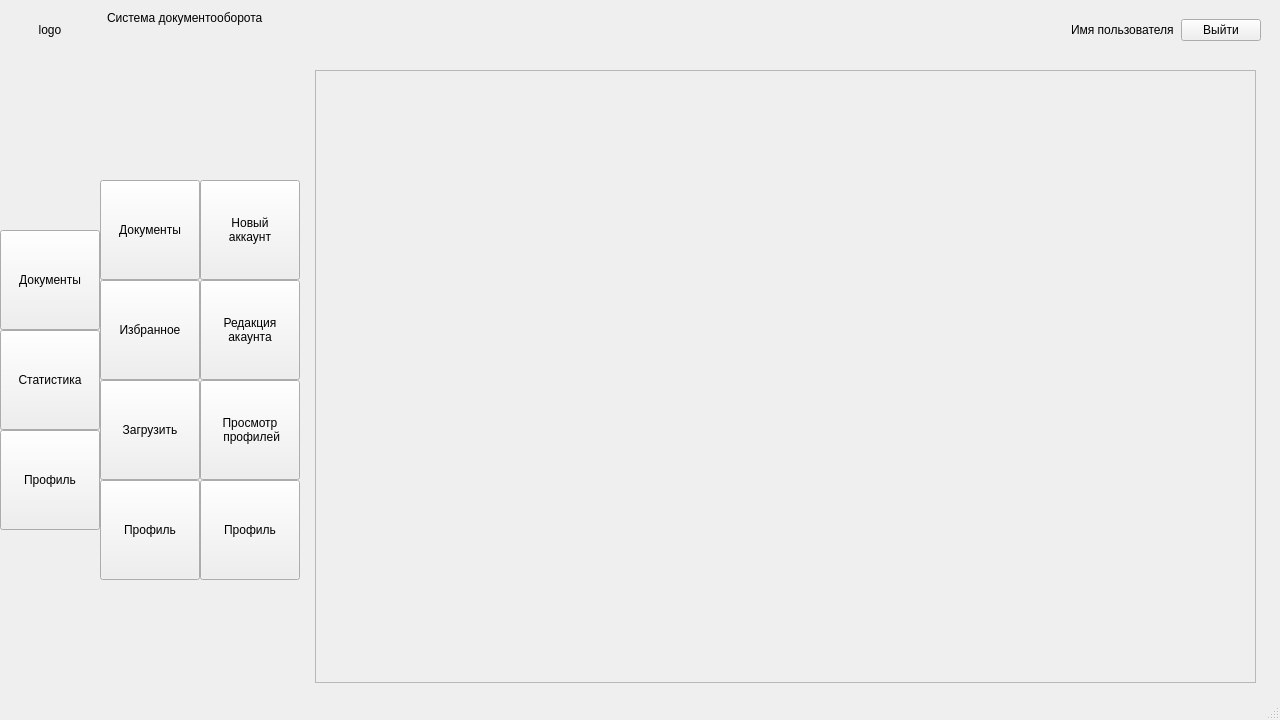
<?xml version="1.0" encoding="UTF-8"?>
<ui version="4.0">
 <class>MainWindow</class>
 <widget class="QMainWindow" name="MainWindow">
  <property name="geometry">
   <rect>
    <x>0</x>
    <y>0</y>
    <width>1280</width>
    <height>720</height>
   </rect>
  </property>
  <property name="windowTitle">
   <string>MainWindow</string>
  </property>
  <widget class="QWidget" name="centralwidget">
   <layout class="QVBoxLayout" name="verticalLayout">
    <property name="leftMargin">
     <number>0</number>
    </property>
    <property name="topMargin">
     <number>0</number>
    </property>
    <property name="bottomMargin">
     <number>0</number>
    </property>
    <item>
     <layout class="QHBoxLayout" name="lay_topMenu">
      <property name="spacing">
       <number>7</number>
      </property>
      <property name="leftMargin">
       <number>25</number>
      </property>
      <property name="topMargin">
       <number>5</number>
      </property>
      <property name="rightMargin">
       <number>10</number>
      </property>
      <property name="bottomMargin">
       <number>0</number>
      </property>
      <item>
       <widget class="QLabel" name="l_logo">
        <property name="sizePolicy">
         <sizepolicy hsizetype="Minimum" vsizetype="Minimum">
          <horstretch>0</horstretch>
          <verstretch>0</verstretch>
         </sizepolicy>
        </property>
        <property name="minimumSize">
         <size>
          <width>50</width>
          <height>50</height>
         </size>
        </property>
        <property name="text">
         <string>logo</string>
        </property>
        <property name="scaledContents">
         <bool>true</bool>
        </property>
        <property name="alignment">
         <set>Qt::AlignCenter</set>
        </property>
       </widget>
      </item>
      <item>
       <layout class="QVBoxLayout" name="lay_topMenuExtra">
        <property name="spacing">
         <number>0</number>
        </property>
        <property name="leftMargin">
         <number>25</number>
        </property>
        <item>
         <widget class="QLabel" name="l_sysName">
          <property name="text">
           <string>Система документооборота</string>
          </property>
         </widget>
        </item>
        <item>
         <widget class="QLabel" name="l_path">
          <property name="minimumSize">
           <size>
            <width>0</width>
            <height>22</height>
           </size>
          </property>
          <property name="text">
           <string/>
          </property>
         </widget>
        </item>
       </layout>
      </item>
      <item>
       <spacer name="spacer_top">
        <property name="orientation">
         <enum>Qt::Horizontal</enum>
        </property>
        <property name="sizeHint" stdset="0">
         <size>
          <width>40</width>
          <height>20</height>
         </size>
        </property>
       </spacer>
      </item>
      <item>
       <widget class="QLabel" name="l_userName">
        <property name="text">
         <string>Имя пользователя</string>
        </property>
       </widget>
      </item>
      <item>
       <widget class="QPushButton" name="b_quit">
        <property name="text">
         <string>Выйти</string>
        </property>
       </widget>
      </item>
     </layout>
    </item>
    <item>
     <layout class="QHBoxLayout" name="horizontalLayout_2">
      <property name="spacing">
       <number>0</number>
      </property>
      <item>
       <layout class="QVBoxLayout" name="lay_leftMenuModerator">
        <property name="spacing">
         <number>0</number>
        </property>
        <property name="rightMargin">
         <number>0</number>
        </property>
        <item>
         <spacer name="spacer_left_top_moder">
          <property name="orientation">
           <enum>Qt::Vertical</enum>
          </property>
          <property name="sizeHint" stdset="0">
           <size>
            <width>20</width>
            <height>40</height>
           </size>
          </property>
         </spacer>
        </item>
        <item>
         <widget class="QToolButton" name="b_docsInfoEdit">
          <property name="sizePolicy">
           <sizepolicy hsizetype="Minimum" vsizetype="Minimum">
            <horstretch>0</horstretch>
            <verstretch>0</verstretch>
           </sizepolicy>
          </property>
          <property name="minimumSize">
           <size>
            <width>100</width>
            <height>100</height>
           </size>
          </property>
          <property name="text">
           <string>Документы</string>
          </property>
          <property name="checkable">
           <bool>true</bool>
          </property>
         </widget>
        </item>
        <item>
         <widget class="QToolButton" name="b_statistics">
          <property name="sizePolicy">
           <sizepolicy hsizetype="Minimum" vsizetype="Minimum">
            <horstretch>0</horstretch>
            <verstretch>0</verstretch>
           </sizepolicy>
          </property>
          <property name="minimumSize">
           <size>
            <width>100</width>
            <height>100</height>
           </size>
          </property>
          <property name="text">
           <string>Статистика</string>
          </property>
          <property name="checkable">
           <bool>true</bool>
          </property>
         </widget>
        </item>
        <item>
         <widget class="QToolButton" name="b_profileModer">
          <property name="sizePolicy">
           <sizepolicy hsizetype="Minimum" vsizetype="Minimum">
            <horstretch>0</horstretch>
            <verstretch>0</verstretch>
           </sizepolicy>
          </property>
          <property name="minimumSize">
           <size>
            <width>100</width>
            <height>100</height>
           </size>
          </property>
          <property name="text">
           <string>Профиль</string>
          </property>
          <property name="checkable">
           <bool>true</bool>
          </property>
         </widget>
        </item>
        <item>
         <spacer name="spacer_left_down_moder">
          <property name="orientation">
           <enum>Qt::Vertical</enum>
          </property>
          <property name="sizeHint" stdset="0">
           <size>
            <width>20</width>
            <height>40</height>
           </size>
          </property>
         </spacer>
        </item>
       </layout>
      </item>
      <item>
       <layout class="QVBoxLayout" name="lay_leftMenuUser">
        <property name="spacing">
         <number>0</number>
        </property>
        <property name="sizeConstraint">
         <enum>QLayout::SetFixedSize</enum>
        </property>
        <item>
         <spacer name="spacer_left_top_user">
          <property name="orientation">
           <enum>Qt::Vertical</enum>
          </property>
          <property name="sizeHint" stdset="0">
           <size>
            <width>0</width>
            <height>40</height>
           </size>
          </property>
         </spacer>
        </item>
        <item>
         <widget class="QToolButton" name="b_docs">
          <property name="sizePolicy">
           <sizepolicy hsizetype="Minimum" vsizetype="Minimum">
            <horstretch>0</horstretch>
            <verstretch>0</verstretch>
           </sizepolicy>
          </property>
          <property name="minimumSize">
           <size>
            <width>100</width>
            <height>100</height>
           </size>
          </property>
          <property name="text">
           <string>Документы</string>
          </property>
          <property name="checkable">
           <bool>true</bool>
          </property>
          <property name="checked">
           <bool>false</bool>
          </property>
          <property name="autoExclusive">
           <bool>false</bool>
          </property>
         </widget>
        </item>
        <item>
         <widget class="QToolButton" name="b_favourites">
          <property name="sizePolicy">
           <sizepolicy hsizetype="Minimum" vsizetype="Minimum">
            <horstretch>0</horstretch>
            <verstretch>0</verstretch>
           </sizepolicy>
          </property>
          <property name="minimumSize">
           <size>
            <width>100</width>
            <height>100</height>
           </size>
          </property>
          <property name="text">
           <string>Избранное</string>
          </property>
          <property name="checkable">
           <bool>true</bool>
          </property>
          <property name="checked">
           <bool>false</bool>
          </property>
          <property name="autoExclusive">
           <bool>false</bool>
          </property>
         </widget>
        </item>
        <item>
         <widget class="QToolButton" name="b_upload">
          <property name="sizePolicy">
           <sizepolicy hsizetype="Minimum" vsizetype="Minimum">
            <horstretch>0</horstretch>
            <verstretch>0</verstretch>
           </sizepolicy>
          </property>
          <property name="minimumSize">
           <size>
            <width>100</width>
            <height>100</height>
           </size>
          </property>
          <property name="text">
           <string>Загрузить</string>
          </property>
          <property name="checkable">
           <bool>true</bool>
          </property>
          <property name="autoExclusive">
           <bool>false</bool>
          </property>
         </widget>
        </item>
        <item>
         <widget class="QToolButton" name="b_profileUser">
          <property name="enabled">
           <bool>true</bool>
          </property>
          <property name="sizePolicy">
           <sizepolicy hsizetype="Minimum" vsizetype="Minimum">
            <horstretch>0</horstretch>
            <verstretch>0</verstretch>
           </sizepolicy>
          </property>
          <property name="minimumSize">
           <size>
            <width>100</width>
            <height>100</height>
           </size>
          </property>
          <property name="text">
           <string>Профиль</string>
          </property>
          <property name="iconSize">
           <size>
            <width>60</width>
            <height>50</height>
           </size>
          </property>
          <property name="checkable">
           <bool>true</bool>
          </property>
          <property name="checked">
           <bool>false</bool>
          </property>
          <property name="autoExclusive">
           <bool>false</bool>
          </property>
          <property name="popupMode">
           <enum>QToolButton::DelayedPopup</enum>
          </property>
          <property name="toolButtonStyle">
           <enum>Qt::ToolButtonTextUnderIcon</enum>
          </property>
          <property name="autoRaise">
           <bool>false</bool>
          </property>
         </widget>
        </item>
        <item>
         <spacer name="spacer_left_down_user">
          <property name="orientation">
           <enum>Qt::Vertical</enum>
          </property>
          <property name="sizeHint" stdset="0">
           <size>
            <width>0</width>
            <height>40</height>
           </size>
          </property>
         </spacer>
        </item>
       </layout>
      </item>
      <item>
       <layout class="QVBoxLayout" name="lay_leftMenuAdmin">
        <property name="spacing">
         <number>0</number>
        </property>
        <item>
         <spacer name="spacer_left_top_admin">
          <property name="orientation">
           <enum>Qt::Vertical</enum>
          </property>
          <property name="sizeHint" stdset="0">
           <size>
            <width>0</width>
            <height>40</height>
           </size>
          </property>
         </spacer>
        </item>
        <item>
         <widget class="QToolButton" name="b_createUser">
          <property name="minimumSize">
           <size>
            <width>100</width>
            <height>100</height>
           </size>
          </property>
          <property name="text">
           <string>Новый
аккаунт</string>
          </property>
          <property name="shortcut">
           <string>Ctrl+S</string>
          </property>
          <property name="checkable">
           <bool>true</bool>
          </property>
          <property name="toolButtonStyle">
           <enum>Qt::ToolButtonTextUnderIcon</enum>
          </property>
         </widget>
        </item>
        <item>
         <widget class="QToolButton" name="b_editUser">
          <property name="minimumSize">
           <size>
            <width>100</width>
            <height>100</height>
           </size>
          </property>
          <property name="text">
           <string>Редакция
акаунта</string>
          </property>
          <property name="checkable">
           <bool>true</bool>
          </property>
         </widget>
        </item>
        <item>
         <widget class="QToolButton" name="b_checkProfile">
          <property name="minimumSize">
           <size>
            <width>100</width>
            <height>100</height>
           </size>
          </property>
          <property name="text">
           <string>Просмотр
 профилей</string>
          </property>
          <property name="checkable">
           <bool>true</bool>
          </property>
         </widget>
        </item>
        <item>
         <widget class="QToolButton" name="b_profileAdmin">
          <property name="minimumSize">
           <size>
            <width>100</width>
            <height>100</height>
           </size>
          </property>
          <property name="text">
           <string>Профиль</string>
          </property>
          <property name="checkable">
           <bool>true</bool>
          </property>
         </widget>
        </item>
        <item>
         <spacer name="spacer_left_down_admin">
          <property name="orientation">
           <enum>Qt::Vertical</enum>
          </property>
          <property name="sizeHint" stdset="0">
           <size>
            <width>0</width>
            <height>40</height>
           </size>
          </property>
         </spacer>
        </item>
       </layout>
      </item>
      <item>
       <widget class="QStackedWidget" name="stackedWidget">
        <property name="sizePolicy">
         <sizepolicy hsizetype="Expanding" vsizetype="Expanding">
          <horstretch>0</horstretch>
          <verstretch>0</verstretch>
         </sizepolicy>
        </property>
        <property name="currentIndex">
         <number>1</number>
        </property>
        <widget class="QWidget" name="page_main"/>
        <widget class="QWidget" name="page_docs">
         <layout class="QVBoxLayout" name="verticalLayout_2">
          <property name="leftMargin">
           <number>15</number>
          </property>
          <property name="rightMargin">
           <number>15</number>
          </property>
          <property name="bottomMargin">
           <number>15</number>
          </property>
          <item>
           <layout class="QVBoxLayout" name="lay_searcherDocs"/>
          </item>
          <item>
           <widget class="QScrollArea" name="sa_docs">
            <property name="widgetResizable">
             <bool>true</bool>
            </property>
            <widget class="QWidget" name="sa_contents">
             <property name="geometry">
              <rect>
               <x>0</x>
               <y>0</y>
               <width>929</width>
               <height>567</height>
              </rect>
             </property>
            </widget>
           </widget>
          </item>
         </layout>
        </widget>
        <widget class="QWidget" name="page_favDocs">
         <layout class="QVBoxLayout" name="verticalLayout_3">
          <property name="leftMargin">
           <number>15</number>
          </property>
          <property name="rightMargin">
           <number>15</number>
          </property>
          <property name="bottomMargin">
           <number>15</number>
          </property>
          <item>
           <layout class="QVBoxLayout" name="lay_searcherFavDocs"/>
          </item>
          <item>
           <widget class="QScrollArea" name="sa_favDocs">
            <property name="widgetResizable">
             <bool>true</bool>
            </property>
            <widget class="QWidget" name="sa_favContents">
             <property name="geometry">
              <rect>
               <x>0</x>
               <y>0</y>
               <width>68</width>
               <height>16</height>
              </rect>
             </property>
            </widget>
           </widget>
          </item>
         </layout>
        </widget>
       </widget>
      </item>
     </layout>
    </item>
   </layout>
  </widget>
  <widget class="QMenuBar" name="menubar">
   <property name="geometry">
    <rect>
     <x>0</x>
     <y>0</y>
     <width>1280</width>
     <height>26</height>
    </rect>
   </property>
  </widget>
  <widget class="QStatusBar" name="statusbar"/>
 </widget>
 <resources/>
 <connections/>
</ui>
